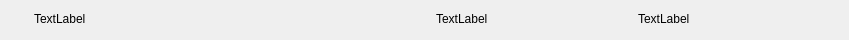
<?xml version="1.0" encoding="UTF-8"?>
<ui version="4.0">
 <class>Itemmusic</class>
 <widget class="QWidget" name="Itemmusic">
  <property name="geometry">
   <rect>
    <x>0</x>
    <y>0</y>
    <width>849</width>
    <height>40</height>
   </rect>
  </property>
  <property name="minimumSize">
   <size>
    <width>0</width>
    <height>40</height>
   </size>
  </property>
  <property name="maximumSize">
   <size>
    <width>16777215</width>
    <height>40</height>
   </size>
  </property>
  <property name="windowTitle">
   <string>Form</string>
  </property>
  <widget class="QWidget" name="">
   <property name="geometry">
    <rect>
     <x>7</x>
     <y>7</y>
     <width>981</width>
     <height>23</height>
    </rect>
   </property>
   <layout class="QHBoxLayout" name="horizontalLayout_2">
    <item>
     <widget class="QLabel" name="label">
      <property name="minimumSize">
       <size>
        <width>21</width>
        <height>21</height>
       </size>
      </property>
      <property name="maximumSize">
       <size>
        <width>21</width>
        <height>21</height>
       </size>
      </property>
      <property name="styleSheet">
       <string notr="true">background-color: rgba(255, 255, 255,0);</string>
      </property>
      <property name="text">
       <string/>
      </property>
      <property name="pixmap">
       <pixmap resource="111.qrc">:/icon/18.png</pixmap>
      </property>
      <property name="scaledContents">
       <bool>true</bool>
      </property>
     </widget>
    </item>
    <item>
     <widget class="QLabel" name="label_2">
      <property name="minimumSize">
       <size>
        <width>300</width>
        <height>0</height>
       </size>
      </property>
      <property name="maximumSize">
       <size>
        <width>300</width>
        <height>16777215</height>
       </size>
      </property>
      <property name="styleSheet">
       <string notr="true"/>
      </property>
      <property name="text">
       <string>TextLabel</string>
      </property>
     </widget>
    </item>
    <item>
     <layout class="QHBoxLayout" name="horizontalLayout">
      <property name="spacing">
       <number>0</number>
      </property>
      <item>
       <widget class="QLabel" name="label_3">
        <property name="minimumSize">
         <size>
          <width>20</width>
          <height>15</height>
         </size>
        </property>
        <property name="maximumSize">
         <size>
          <width>20</width>
          <height>15</height>
         </size>
        </property>
        <property name="text">
         <string/>
        </property>
        <property name="pixmap">
         <pixmap resource="111.qrc">:/icon/49.png</pixmap>
        </property>
        <property name="scaledContents">
         <bool>true</bool>
        </property>
        <property name="alignment">
         <set>Qt::AlignRight|Qt::AlignTrailing|Qt::AlignVCenter</set>
        </property>
       </widget>
      </item>
      <item>
       <widget class="QLabel" name="label_5">
        <property name="minimumSize">
         <size>
          <width>15</width>
          <height>15</height>
         </size>
        </property>
        <property name="maximumSize">
         <size>
          <width>15</width>
          <height>15</height>
         </size>
        </property>
        <property name="text">
         <string/>
        </property>
        <property name="pixmap">
         <pixmap resource="111.qrc">:/icon/50.png</pixmap>
        </property>
        <property name="scaledContents">
         <bool>true</bool>
        </property>
       </widget>
      </item>
     </layout>
    </item>
    <item>
     <spacer name="horizontalSpacer">
      <property name="orientation">
       <enum>Qt::Horizontal</enum>
      </property>
      <property name="sizeHint" stdset="0">
       <size>
        <width>118</width>
        <height>20</height>
       </size>
      </property>
     </spacer>
    </item>
    <item>
     <widget class="QLabel" name="label_7">
      <property name="minimumSize">
       <size>
        <width>100</width>
        <height>0</height>
       </size>
      </property>
      <property name="maximumSize">
       <size>
        <width>100</width>
        <height>16777215</height>
       </size>
      </property>
      <property name="text">
       <string>TextLabel</string>
      </property>
     </widget>
    </item>
    <item>
     <spacer name="horizontalSpacer_2">
      <property name="orientation">
       <enum>Qt::Horizontal</enum>
      </property>
      <property name="sizeHint" stdset="0">
       <size>
        <width>158</width>
        <height>20</height>
       </size>
      </property>
     </spacer>
    </item>
    <item>
     <widget class="QLabel" name="label_8">
      <property name="minimumSize">
       <size>
        <width>350</width>
        <height>0</height>
       </size>
      </property>
      <property name="maximumSize">
       <size>
        <width>350</width>
        <height>16777215</height>
       </size>
      </property>
      <property name="text">
       <string>TextLabel</string>
      </property>
     </widget>
    </item>
    <item>
     <spacer name="horizontalSpacer_3">
      <property name="orientation">
       <enum>Qt::Horizontal</enum>
      </property>
      <property name="sizeHint" stdset="0">
       <size>
        <width>28</width>
        <height>20</height>
       </size>
      </property>
     </spacer>
    </item>
   </layout>
  </widget>
 </widget>
 <resources>
  <include location="111.qrc"/>
 </resources>
 <connections/>
</ui>
